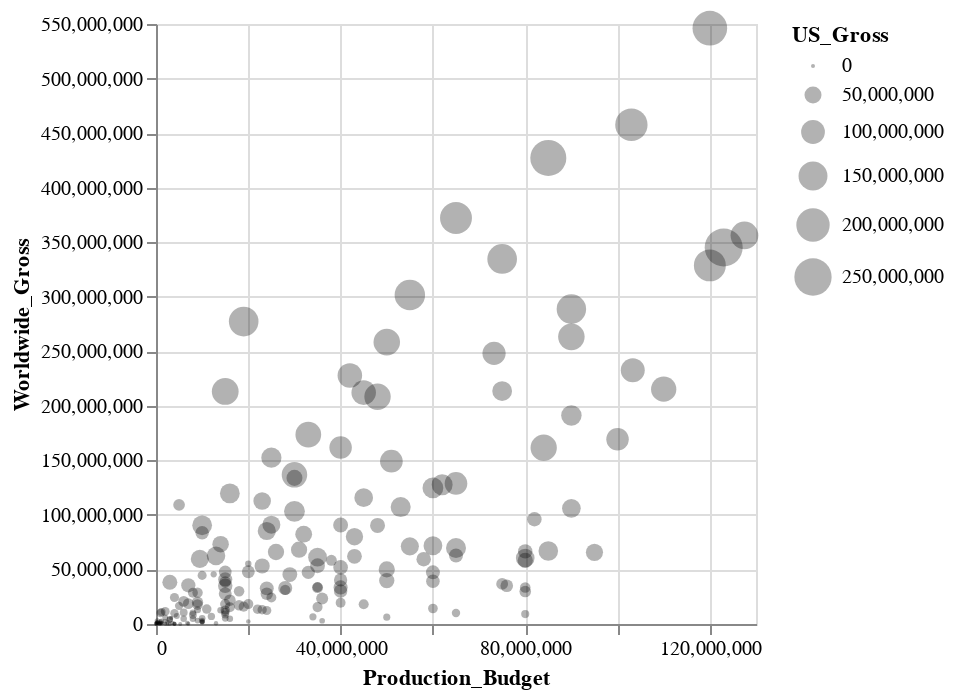

Notebook source saved alongside this figure:
### Code cell
alt.Chart(movies_2000).mark_point(filled=True, color='black',
    opacity=0.3).encode(
    alt.X('Production_Budget'),
    alt.Y('Worldwide_Gross'),
    alt.Size('US_Gross')
)

### Figure 1 — Vega-Lite specification as saved in the notebook (floating-point values rounded to 4 significant figures; data arrays with more than 128 entries replaced by an {"elided": "..."} marker saying what was removed)
{"config": {"view": {"continuousWidth": 300, "continuousHeight": 300}}, "data": {"name": "data-efe706600c579bbdb20969a0ae7de17a"}, "mark": {"type": "point", "color": "black", "filled": true, "opacity": 0.3}, "encoding": {"size": {"field": "US_Gross", "type": "quantitative"}, "x": {"field": "Production_Budget", "type": "quantitative"}, "y": {"field": "Worldwide_Gross", "type": "quantitative"}}, "$schema": "https://vega.github.io/schema/vega-lite/v5.20.1.json", "datasets": {"data-efe706600c579bbdb20969a0ae7de17a": {"elided": "188 records"}}}
